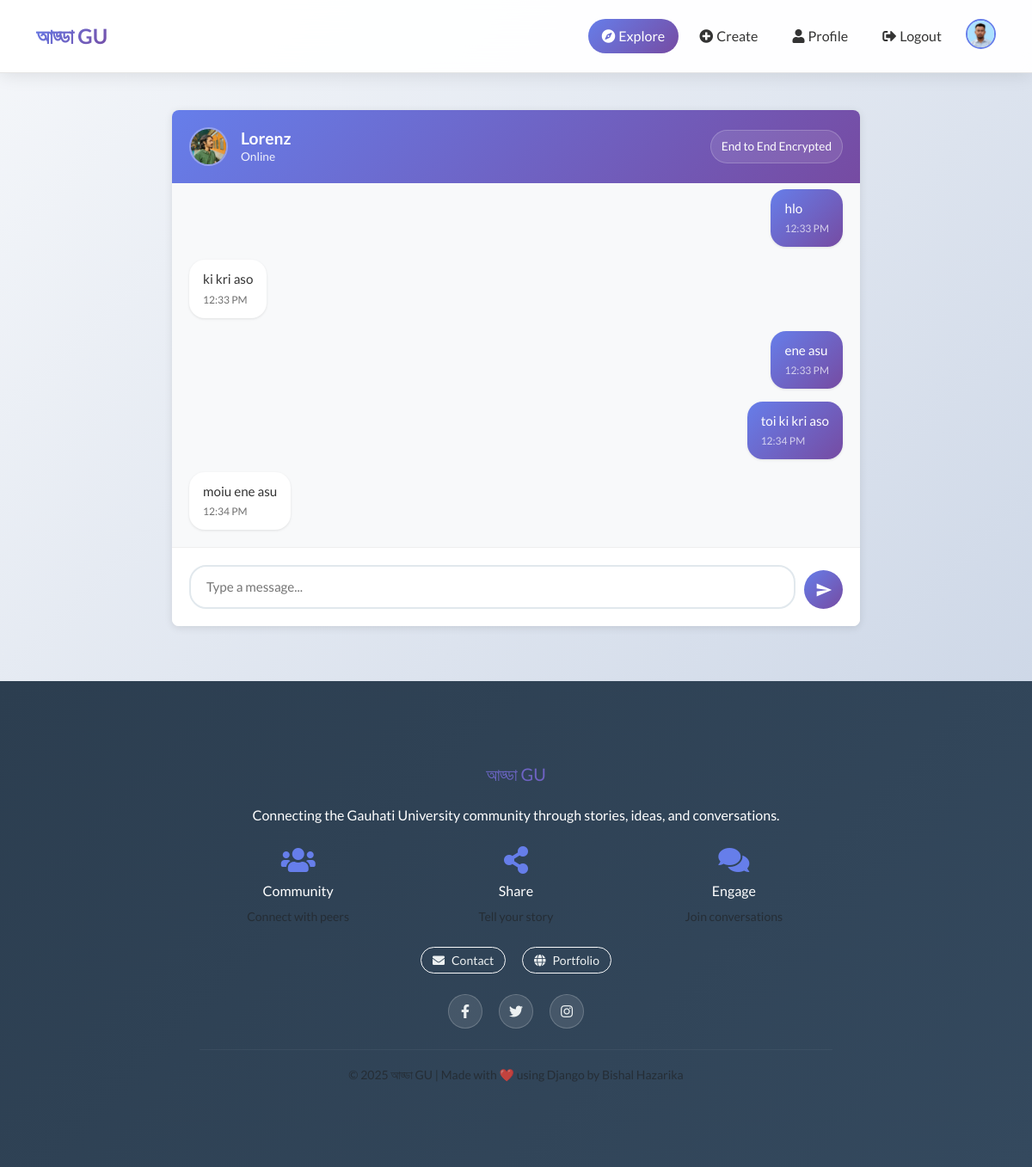
The page /users/chat/Lorenz/ (signed in) on the database its author committed.
### users/models.py (models this page shows, shortened)
class CustomUser(AbstractUser):
    bio = models.TextField(blank=True, null=True)
    profile_picture = models.ImageField(upload_to='profile_pictures/',blank=True,null=True)
    followers = models.ManyToManyField('self', related_name='following', symmetrical=False, blank=True)

class ChatMessage(models.Model):
    sender = models.ForeignKey(CustomUser, on_delete=models.CASCADE, related_name='sent_messages')
    receiver = models.ForeignKey(CustomUser, on_delete=models.CASCADE, related_name='received_messages')
    message = models.TextField(blank=True, null=True)  # For plain text messages
    encrypted_message_for_sender = models.TextField(blank=True, null=True)  # Encrypted message that sender can decrypt
    encrypted_message_for_receiver = models.TextField(blank=True, null=True)  # Encrypted message that receiver can decrypt
    timestamp = models.DateTimeField(default=timezone.now)
    is_encrypted = models.BooleanField(default=False)
    is_read = models.BooleanField(default=False)
    class Meta:
        ordering = ['timestamp']

### users/views.py (the view)
# urls.py: path('chat/<str:username>/', views.chat_view, name='chat'),
@login_required
def chat_view(request, username):
    receiver = get_object_or_404(CustomUser, username=username)
    room_name = f"chat_{min(request.user.id, receiver.id)}_{max(request.user.id, receiver.id)}"
    messages_queryset = ChatMessage.objects.filter(
        Q(sender=request.user, receiver=receiver) |
        Q(sender=receiver, receiver=request.user)
    ).order_by('timestamp')
    ChatMessage.objects.filter(sender=receiver, receiver=request.user, is_read=False).update(is_read=True)
    context = {
        'receiver': receiver,
        'room_name': room_name,
        'messages': messages_queryset,  # Pass raw messages with all fields
    }
    return render(request, 'users/chat.html', context)

### users/templates/users/chat.html (shortened to what this page needs)
{% extends 'base.html' %}
{% load static %}
{% load tz %}
{% block content %}
<div class="chat-container">
    <div class="chat-header">
        <div class="user-info">
            {% if receiver.profile_picture %}
                <img src="{{ receiver.profile_picture.url }}" alt="{{ receiver.username }}" class="user-avatar">
            {% else %}
                <div class="user-avatar" style="background: #ccc; display: flex; align-items: center; justify-content: center; font-weight: bold;">
                    {{ receiver.username|first|upper }}
                </div>
            {% endif %}
            <div class="user-details">
                <h2>{{ receiver.username }}</h2>
                <p class="user-status">Online</p>
            </div>
        </div>
        <div class="encryption-status" id="encryption-status">
        </div>
    </div>
    <div class="chat-messages" id="chat-log">
        {% for msg in messages %}
            <div class="message {% if msg.sender == request.user %}sent{% else %}received{% endif %}"
                 data-encrypted="{% if msg.is_encrypted %}true{% else %}false{% endif %}"
                 data-sender="{{ msg.sender.username }}"
                 data-receiver="{{ msg.receiver.username }}"
                 data-message-for-sender="{% if msg.is_encrypted %}{{ msg.encrypted_message_for_sender }}{% endif %}"
                 data-message-for-receiver="{% if msg.is_encrypted %}{{ msg.encrypted_message_for_receiver }}{% endif %}"
                 data-message="{% if not msg.is_encrypted %}{{ msg.message }}{% endif %}">
                <div class="message-content">
                    <div class="message-text">
                        {% if msg.is_encrypted %}
                            <em>🔄 Decrypting...</em>
                        {% else %}
                            {{ msg.message }}
                        {% endif %}
                    </div>
                    <div class="message-time">{% timezone "Asia/Kolkata" %}{{ msg.timestamp|date:"g:i A" }}{% endtimezone %}</div>
                </div>
            </div>
        {% empty %}
            <div class="no-messages">No messages yet. Start the conversation!</div>
        {% endfor %}
    </div>
    <div class="chat-input-container">
        <div class="chat-input-group">
            <textarea id="chat-message-input" class="chat-input" placeholder="Type a message..." rows="1"></textarea>
            <button id="chat-message-send" class="send-button" title="Send message">
                <svg width="20" height="20" viewBox="0 0 24 24" fill="currentColor">
                    <path d="M2,21L23,12L2,3V10L17,12L2,14V21Z" />
                </svg>
            </button>
        </div>
    </div>
</div>
{% endblock %}

### users/templates/base.html (shortened to what this page needs)
{% load static %}
<!DOCTYPE html>
<html data-bs-theme="light">
<head>
    <link rel="stylesheet" href="{% static 'users/assets/bootstrap/css/bootstrap.min.css' %}">
    <link rel="stylesheet" href="{% static 'users/assets/fonts/fontawesome-all.min.css' %}">
    <link rel="stylesheet" href="{% static 'users/assets/css/pikaday.min.css' %}">
    <link rel="stylesheet" href="{% static 'users/explore/css/animate.min.css' %}">
    <link rel="stylesheet" href="{% static 'users/explore/css/Navbar-Right-Links-Dark-icons.css' %}">
</head>
<body>
    <nav class="navbar navbar-expand-lg fixed-top">
        <div class="container">
            <a class="navbar-brand" href="{% url 'home' %}">আড্ডা GU</a>
            <div class="collapse navbar-collapse" id="navbarNav">
                <ul class="navbar-nav ms-auto">
                    <li class="nav-item">
                        <a class="nav-link active" href="{% url 'home' %}">
                            <i class="fas fa-compass me-1"></i>Explore
                        </a>
                    </li>
                    {% if user.is_authenticated %}
                        <li class="nav-item">
                            <a class="nav-link" href="{% url 'create_post' %}">
                                <i class="fas fa-plus-circle me-1"></i>Create
                            </a>
                        </li>
                        <li class="nav-item">
                            <a class="nav-link" href="{% url 'profile' %}">
                                <i class="fas fa-user me-1"></i>Profile
                            </a>
                        </li>
                        <li class="nav-item">
                            <a class="nav-link" href="{% url 'logout' %}">
                                <i class="fas fa-sign-out-alt me-1"></i>Logout
                            </a>
                        </li>
                        <li class="nav-item ms-2">
                            <a href="{% url 'profile' %}" class="d-flex align-items-center">
                                {% if user.profile_picture %}
                                    <img class="rounded-circle profile-img" src="{{ user.profile_picture.url }}" alt="Profile">
                                {% else %}
                                    <img class="rounded-circle profile-img" src="https://via.placeholder.com/35/667eea/ffffff?text={{ user.username.0|upper }}" alt="Profile">
                                {% endif %}
                            </a>
                        </li>
                    {% endif %}
                </ul>
            </div>
        </div>
    </nav>
    <div class="container mt-5 content">
        {% block content %}{% endblock %}
    </div>
    <footer class="text-center">
        <div class="container py-5">
            <div class="row">
                <div class="col-md-8 mx-auto">
                    <h5 class="mb-4" style="background: linear-gradient(135deg, #667eea 0%, #764ba2 100%); -webkit-background-clip: text; -webkit-text-fill-color: transparent; background-clip: text;">আড্ডা GU</h5>
                    <p class="mb-4">Connecting the Gauhati University community through stories, ideas, and conversations.</p>
                    <div class="row text-center mb-4">
                        <div class="col-4">
                            <div class="mb-2">
                                <i class="fas fa-users fa-2x" style="color: #667eea;"></i>
                            </div>
                            <h6>Community</h6>
                            <small class="text-muted">Connect with peers</small>
                        </div>
                        <div class="col-4">
                            <div class="mb-2">
                                <i class="fas fa-share-alt fa-2x" style="color: #667eea;"></i>
                            </div>
                            <h6>Share</h6>
                            <small class="text-muted">Tell your story</small>
                        </div>
                        <div class="col-4">
                            <div class="mb-2">
                                <i class="fas fa-comments fa-2x" style="color: #667eea;"></i>
                            </div>
                            <h6>Engage</h6>
                            <small class="text-muted">Join conversations</small>
                        </div>
                    </div>
                    <div class="mb-4">
                        <a class="btn btn-outline-light btn-sm me-3" href="mailto:bishal.dmj888@gmail.com">
                            <i class="fas fa-envelope me-2"></i>Contact
                        </a>
                        <a class="btn btn-outline-light btn-sm" href="https://bishalhazarika.pythonanywhere.com/" target="_blank">
                            <i class="fas fa-globe me-2"></i>Portfolio
                        </a>
                    </div>
                    <div class="social-links mb-4">
                        <a href="#" class="social-link me-3">
                            <i class="fab fa-facebook-f"></i>
                        </a>
                        <a href="#" class="social-link me-3">
                            <i class="fab fa-twitter"></i>
                        </a>
                        <a href="#" class="social-link">
                            <i class="fab fa-instagram"></i>
                        </a>
                    </div>
                    <hr style="border-color: rgba(255,255,255,0.2);">
                    <p class="mb-0 text-muted">
                        <small>© 2025 আড্ডা GU | Made with ❤️ using Django by Bishal Hazarika</small>
                    </p>
                </div>
            </div>
        </div>
    </footer>
</body>
</html>

### users/templates/base.html (style rules this page uses)
html, body { height: 100%; font-family: 'Lato', sans-serif; }
body { display: flex; flex-direction: column; background: linear-gradient(135deg, #f5f7fa 0%, #c3cfe2 100%); min-height: 100vh; }
.navbar { margin-bottom: 0 !important; backdrop-filter: blur(20px); background: rgba(255, 255, 255, 0.95) !important; border-bottom: 1px solid rgba(0, 0, 0, 0.1); box-shadow: 0 2px 20px rgba(0, 0, 0, 0.1); transition: all 0.3s ease; }
.navbar-brand { font-weight: 700 !important; font-size: 1.5rem !important; background: linear-gradient(135deg, #667eea 0%, #764ba2 100%); -webkit-background-clip: text; -webkit-text-fill-color: transparent; background-clip: text; }
.nav-link { font-weight: 500 !important; color: #333 !important; border-radius: 25px !important; padding: 8px 16px !important; margin: 0 4px !important; transition: all 0.3s ease !important; }
.nav-link.active { background: linear-gradient(135deg, #667eea 0%, #764ba2 100%) !important; color: white !important; }
.content { flex: 1; padding-top: 80px; }
.navbar .profile-img { width: 35px; height: 35px; border: 2px solid #667eea; transition: transform 0.2s ease; }
footer { background: linear-gradient(135deg, #2c3e50 0%, #34495e 100%) !important; color: white; padding: 3rem 0; margin-top: 4rem; }
footer a { color: #ecf0f1 !important; transition: color 0.3s ease; }
.social-link { display: inline-flex; align-items: center; justify-content: center; width: 40px; height: 40px; background: rgba(255, 255, 255, 0.1); color: white; border-radius: 50%; text-decoration: none; transition: all 0.3s ease; border: 1px solid rgba(255, 255, 255, 0.2); }
html { scroll-behavior: smooth; }

### users/templates/users/chat.html (style rules this page uses)
.chat-container { max-width: 800px; margin: 0 auto; height: calc(100vh - 200px); display: flex; flex-direction: column; background: white; border-radius: 8px; box-shadow: 0 2px 10px rgba(0,0,0,0.1); overflow: hidden; }
.chat-header { background: linear-gradient(135deg, #667eea 0%, #764ba2 100%); color: white; padding: 20px; display: flex; align-items: center; justify-content: space-between; }
.user-info { display: flex; align-items: center; gap: 15px; }
.user-avatar { width: 45px; height: 45px; border-radius: 50%; object-fit: cover; border: 2px solid rgba(255,255,255,0.3); }
.user-details h2 { margin: 0; font-size: 1.2rem; font-weight: 600; }
.user-status { font-size: 0.85rem; opacity: 0.9; margin: 0; }
.encryption-status { display: flex; align-items: center; gap: 8px; font-size: 0.85rem; background: rgba(255,255,255,0.1); padding: 8px 12px; border-radius: 20px; border: 1px solid rgba(255,255,255,0.2); }
.chat-messages { flex: 1; padding: 20px; overflow-y: auto; background: #f8f9fa; display: flex; flex-direction: column; gap: 15px; }
.message { max-width: 70%; display: flex; flex-direction: column; animation: messageSlide 0.3s ease-out; }
.message.sent { align-self: flex-end; align-items: flex-end; }
.message.received { align-self: flex-start; align-items: flex-start; }
.message-content { background: white; padding: 12px 16px; border-radius: 18px; box-shadow: 0 1px 3px rgba(0,0,0,0.1); position: relative; word-wrap: break-word; }
.message.sent .message-content { background: linear-gradient(135deg, #667eea 0%, #764ba2 100%); color: white; }
.message.received .message-content { background: white; color: #333; }
.message-text { margin: 0; line-height: 1.4; font-size: 0.95rem; }
.message-time { font-size: 0.75rem; opacity: 0.7; margin-top: 4px; }
.chat-input-container { padding: 20px; background: white; border-top: 1px solid #eee; }
.chat-input-group { display: flex; gap: 10px; align-items: flex-end; }
.chat-input { flex: 1; border: 2px solid #e1e8ed; border-radius: 20px; padding: 12px 18px; font-size: 0.95rem; resize: none; outline: none; max-height: 120px; transition: border-color 0.2s; }
.send-button { background: linear-gradient(135deg, #667eea 0%, #764ba2 100%); border: none; color: white; width: 45px; height: 45px; border-radius: 50%; cursor: pointer; display: flex; align-items: center; justify-content: center; transition: transform 0.2s; }

### rows shown on the page
CustomUser: profile_picture (picture)
CustomUser: profile_picture (picture), username "Lorenz"
ChatMessage: message "hlo", timestamp "12:33 PM"
ChatMessage: message "ki kri aso", timestamp "12:33 PM"
ChatMessage: message "ene asu", timestamp "12:33 PM"
ChatMessage: message "toi ki kri aso", timestamp "12:34 PM"
ChatMessage: message "moiu ene asu", timestamp "12:34 PM"
